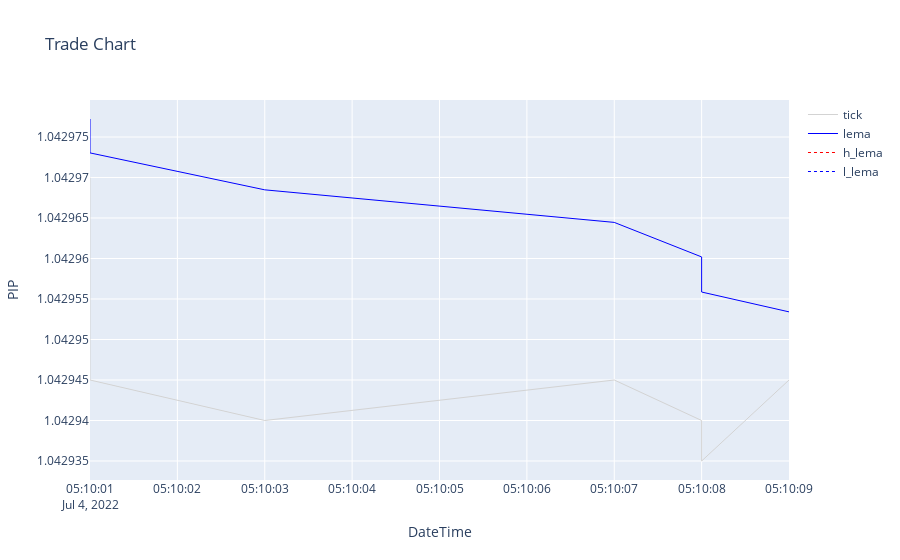

The code cell stored with this chart in its notebook:
### Code cell
for data['iter'], data['resp'] in enumerate(data['response_stream']):    

    data["start_ts"] = dt.datetime.strftime(dt.datetime.now(), '%Y-%m-%d-%H-%M')

    # Heartbeat check ---------------------------------------------
    if data['resp']['type'] == 'HEARTBEAT': # Heart beat response to keep the data['api'] connection alive (Avoid timeout)
        continue

    # Get time ---------------------------------------------
    data = get_date_time(data)


    # Time diff check ---------------------------------------------
    if data['time_diff'] > data['max_time_diff']:        
        raise ValueError(f'Time difference is above limit : {data["time_diff"]}')

    # Get Data ---------------------------------------------
    data = get_prices(data)

#     print_report(data)
    

    # lema before after loops --------------------------------
    if len(data['tick_list']) < data['lema_len']:
        data = before_lema(data)        
        display.clear_output(wait = True) 
        print(data['iter'])
        continue        

    if len(data['tick_list']) == data['lema_len']:
        data = after_lema(data)                  
    # ----------------------------------------------------------
     
    data = capture_in_df(data)
    
    display.clear_output(wait = True)    
#     print(data['df'][['tick', 'lema', 'h', 'l', 'h_gap', 'l_gap', 'h_lema', 'l_lema']])
    plot_plotly_graph(data)
    
#     print(data['df'])
#     data['df']['h_l_gap']       = data['tot_ts_2']
#     data['df']['h_lema']        = data['tot_ts_2']
#     data['df']['l_lema']        = data['tot_ts_2']    

#     data = get_position(data)

#     if not data['position']:
#         continue

#     # Get Dirs --------------------------------
#     if len(data['dir_list']) < 2:
#         data['dir_list'].append(data['position'])   
#         continue

#     elif len(data['dir_list']) == 2:
#         data = get_cross_dir(data)
#     # ----------------------------------------------------------  


#     data = check_for_open_orders(data)
#     data = get_candle_size(data)
#     data = set_take_profit(data)
#     data = angle_close(data)

#     data = check_for_open_orders(data)
#     data = reverse_order(data)

#     data = check_for_open_orders(data)
#     data = make_order(data)

### Figure 1 — Plotly figure (JSON) as saved in the notebook; plotly's stock layout.template omitted (floating-point values rounded to 4 significant figures)
{"data": [{"line": {"color": "lightgrey", "width": 1}, "mode": "lines", "name": "tick", "type": "scatter", "x": ["2022-07-04T05:10:01", "2022-07-04T05:10:01", "2022-07-04T05:10:03", "2022-07-04T05:10:07", "2022-07-04T05:10:08", "2022-07-04T05:10:08", "2022-07-04T05:10:09"], "y": [1.043, 1.043, 1.043, 1.043, 1.043, 1.043, 1.043]}, {"line": {"color": "blue", "width": 1}, "mode": "lines", "name": "lema", "type": "scatter", "x": ["2022-07-04T05:10:01", "2022-07-04T05:10:01", "2022-07-04T05:10:03", "2022-07-04T05:10:07", "2022-07-04T05:10:08", "2022-07-04T05:10:08", "2022-07-04T05:10:09"], "y": [1.043, 1.043, 1.043, 1.043, 1.043, 1.043, 1.043]}, {"line": {"color": "red", "dash": "dot", "width": 1}, "mode": "lines", "name": "h_lema", "type": "scatter", "x": ["2022-07-04T05:10:01", "2022-07-04T05:10:01", "2022-07-04T05:10:03", "2022-07-04T05:10:07", "2022-07-04T05:10:08", "2022-07-04T05:10:08", "2022-07-04T05:10:09"], "y": [null, null, null, null, null, null, null]}, {"line": {"color": "blue", "dash": "dot", "width": 1}, "mode": "lines", "name": "l_lema", "type": "scatter", "x": ["2022-07-04T05:10:01", "2022-07-04T05:10:01", "2022-07-04T05:10:03", "2022-07-04T05:10:07", "2022-07-04T05:10:08", "2022-07-04T05:10:08", "2022-07-04T05:10:09"], "y": [null, null, null, null, null, null, null]}], "layout": {"title": {"text": "Trade Chart"}, "xaxis": {"title": {"text": "DateTime"}}, "xaxis2": {"side": "top", "title": {"text": "x"}}, "yaxis": {"title": {"text": "PIP"}}, "yaxis2": {"overlaying": "y", "side": "right", "title": {"text": "Trend Angle"}}}}
